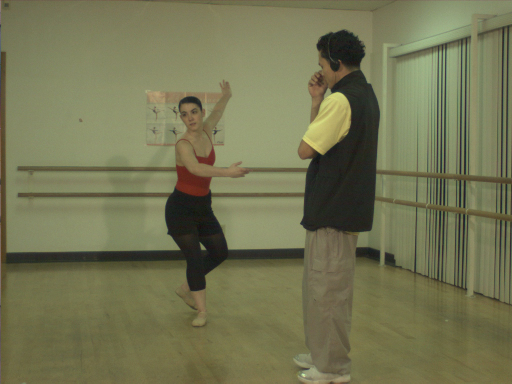
//> input picture SIFT/SIFT/color-cam0-f000.jpg, 512 x 384 px
$ ./test   (built with g++ and OpenCV 4)
//> lines starting //> are read from the running program, lines starting //| are printed output that depends on the picture; pictures that were not available may be replaced by others from this repository, and a replacement may not be noted
/****
 *
 *
 *
 *   writed by sheng wang
 *   2017-9-15
 *
 */

#include <iostream>
#include<highgui.h>
#include<opencv2/nonfree/features2d.hpp>
#include<opencv2/legacy/legacy.hpp>
#include<opencv2/features2d/features2d.hpp>
using namespace cv;
using namespace std;

int main(int argc, char** argv) {


    std::string path = "/Users/sheng/Desktop/MSR3DVideo-Breakdancers/";
// [5 lines of commented-out code are left out]
        Mat img_object = imread( path + "cam0/color-cam0-f000.jpg",CV_32FC3);
//> img_object is the input picture: 384 rows x 512 cols, CV_8UC3; mean B, G, R 82.9, 116.4, 115.8
        Mat img_scene = imread( path + "cam2/color-cam2-f000.jpg", CV_32FC3);
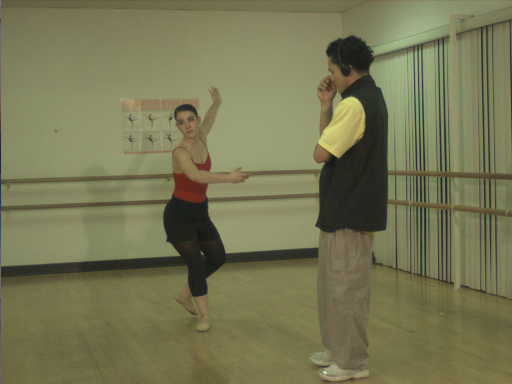
//> input picture SIFT/SIFT/color-cam1-f000.jpg, 512 x 384 px, given in place of color-cam2-f000.jpg, which was not available
//> img_scene is the input picture: 384 rows x 512 cols, CV_8UC3; mean B, G, R 83.8, 118.6, 118.9

        int row = img_object.rows;
//> row = 384
        int col = img_object.cols;
//> col = 512

        resize(img_object, img_object,Size(int(col/2),int(row/2)));
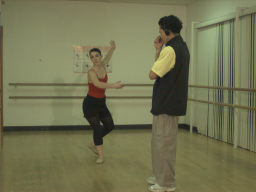
//> img_object: 192 rows x 256 cols, CV_8UC3; mean B, G, R 83, 116.5, 116
        resize(img_scene, img_scene,Size(int(col/2),int(row/2)));
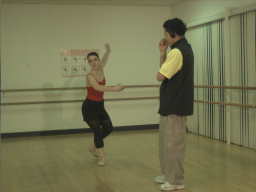
//> img_scene: 192 rows x 256 cols, CV_8UC3; mean B, G, R 83.9, 118.7, 119.1


        if (!img_object.data || !img_scene.data) {
                std::cout << " --(!) Error reading images " << std::endl; return -1;
        }

        //-- Step 1: Detect the keypoints using SURF Detector
        int minHessian = 400;
//> (the run ends here: the program needs code that is not available in this run, at `SurfFeatureDetector detector(minHessian);`)
